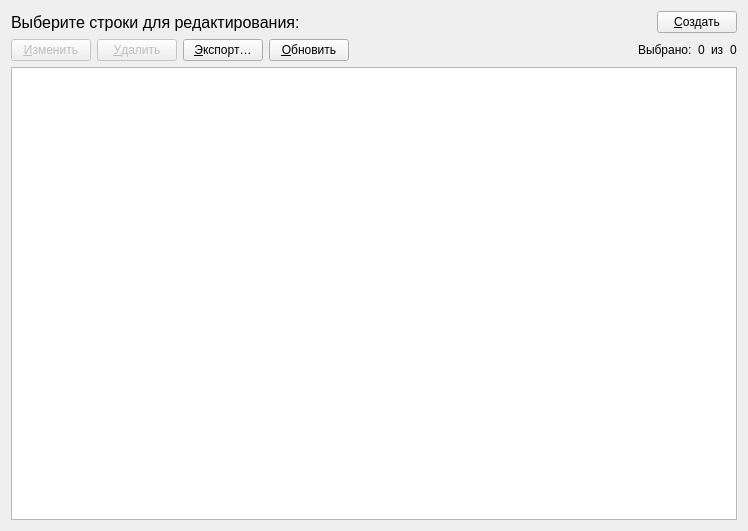
<?xml version="1.0" encoding="UTF-8"?>
<ui version="4.0">
 <class>Form</class>
 <widget class="QWidget" name="Form">
  <property name="geometry">
   <rect>
    <x>0</x>
    <y>0</y>
    <width>748</width>
    <height>531</height>
   </rect>
  </property>
  <property name="windowTitle">
   <string>Form</string>
  </property>
  <layout class="QGridLayout" name="gridLayout">
   <item row="0" column="0">
    <layout class="QHBoxLayout" name="horizontalLayout">
     <item>
      <widget class="QLabel" name="header">
       <property name="font">
        <font>
         <pointsize>12</pointsize>
        </font>
       </property>
       <property name="text">
        <string>Выберите строки для редактирования:</string>
       </property>
      </widget>
     </item>
     <item>
      <spacer name="horizontalSpacer">
       <property name="orientation">
        <enum>Qt::Horizontal</enum>
       </property>
       <property name="sizeHint" stdset="0">
        <size>
         <width>40</width>
         <height>20</height>
        </size>
       </property>
      </spacer>
     </item>
     <item>
      <widget class="QPushButton" name="createButton">
       <property name="toolTip">
        <string>Создать новый объект (Ctrl+N)</string>
       </property>
       <property name="text">
        <string>&amp;Создать</string>
       </property>
       <property name="icon">
        <iconset>
         <normaloff>../resourses/create.png</normaloff>../resourses/create.png</iconset>
       </property>
       <property name="shortcut">
        <string>Ctrl+N</string>
       </property>
      </widget>
     </item>
    </layout>
   </item>
   <item row="1" column="0">
    <layout class="QHBoxLayout" name="horizontalLayout_2">
     <item>
      <layout class="QVBoxLayout" name="verticalLayout_2">
       <item>
        <layout class="QHBoxLayout" name="toolbarLayout">
         <item>
          <widget class="QPushButton" name="updateButton">
           <property name="enabled">
            <bool>false</bool>
           </property>
           <property name="toolTip">
            <string>Изменить выбранный объект (F2)</string>
           </property>
           <property name="text">
            <string>&amp;Изменить</string>
           </property>
           <property name="icon">
            <iconset>
             <normaloff>../resourses/edit.png</normaloff>../resourses/edit.png</iconset>
           </property>
           <property name="shortcut">
            <string>F2</string>
           </property>
          </widget>
         </item>
         <item>
          <widget class="QPushButton" name="deleteButton">
           <property name="enabled">
            <bool>false</bool>
           </property>
           <property name="toolTip">
            <string>Удалить выбранные объекты (Del)</string>
           </property>
           <property name="text">
            <string>&amp;Удалить</string>
           </property>
           <property name="icon">
            <iconset>
             <normaloff>../resourses/delete.png</normaloff>../resourses/delete.png</iconset>
           </property>
           <property name="shortcut">
            <string>Del</string>
           </property>
          </widget>
         </item>
         <item>
          <widget class="QPushButton" name="exportButton">
           <property name="toolTip">
            <string>Экспортировать (Ctrl+E)</string>
           </property>
           <property name="text">
            <string>&amp;Экспорт…</string>
           </property>
           <property name="icon">
            <iconset>
             <normaloff>../resourses/save.png</normaloff>../resourses/save.png</iconset>
           </property>
           <property name="shortcut">
            <string>Ctrl+E</string>
           </property>
          </widget>
         </item>
         <item>
          <widget class="QPushButton" name="refreshButton">
           <property name="toolTip">
            <string>Обновить объекты (F5)</string>
           </property>
           <property name="text">
            <string>&amp;Обновить</string>
           </property>
           <property name="icon">
            <iconset>
             <normaloff>../resourses/refresh.png</normaloff>../resourses/refresh.png</iconset>
           </property>
           <property name="shortcut">
            <string>F5</string>
           </property>
          </widget>
         </item>
         <item>
          <spacer name="horizontalSpacer_2">
           <property name="orientation">
            <enum>Qt::Horizontal</enum>
           </property>
           <property name="sizeHint" stdset="0">
            <size>
             <width>40</width>
             <height>20</height>
            </size>
           </property>
          </spacer>
         </item>
         <item>
          <widget class="QLabel" name="label_2">
           <property name="text">
            <string>Выбрано:</string>
           </property>
          </widget>
         </item>
         <item>
          <widget class="QLabel" name="selectedRowsCountLabel">
           <property name="text">
            <string>0</string>
           </property>
          </widget>
         </item>
         <item>
          <widget class="QLabel" name="label_4">
           <property name="text">
            <string>из</string>
           </property>
          </widget>
         </item>
         <item>
          <widget class="QLabel" name="totalRowsCountLabel">
           <property name="text">
            <string>0</string>
           </property>
          </widget>
         </item>
        </layout>
       </item>
       <item>
        <widget class="QTableView" name="tableView">
         <property name="sizePolicy">
          <sizepolicy hsizetype="Expanding" vsizetype="Expanding">
           <horstretch>1</horstretch>
           <verstretch>0</verstretch>
          </sizepolicy>
         </property>
         <property name="frameShadow">
          <enum>QFrame::Plain</enum>
         </property>
         <property name="selectionBehavior">
          <enum>QAbstractItemView::SelectRows</enum>
         </property>
         <attribute name="horizontalHeaderStretchLastSection">
          <bool>true</bool>
         </attribute>
         <attribute name="verticalHeaderVisible">
          <bool>false</bool>
         </attribute>
        </widget>
       </item>
      </layout>
     </item>
    </layout>
   </item>
  </layout>
 </widget>
 <resources/>
 <connections/>
</ui>
